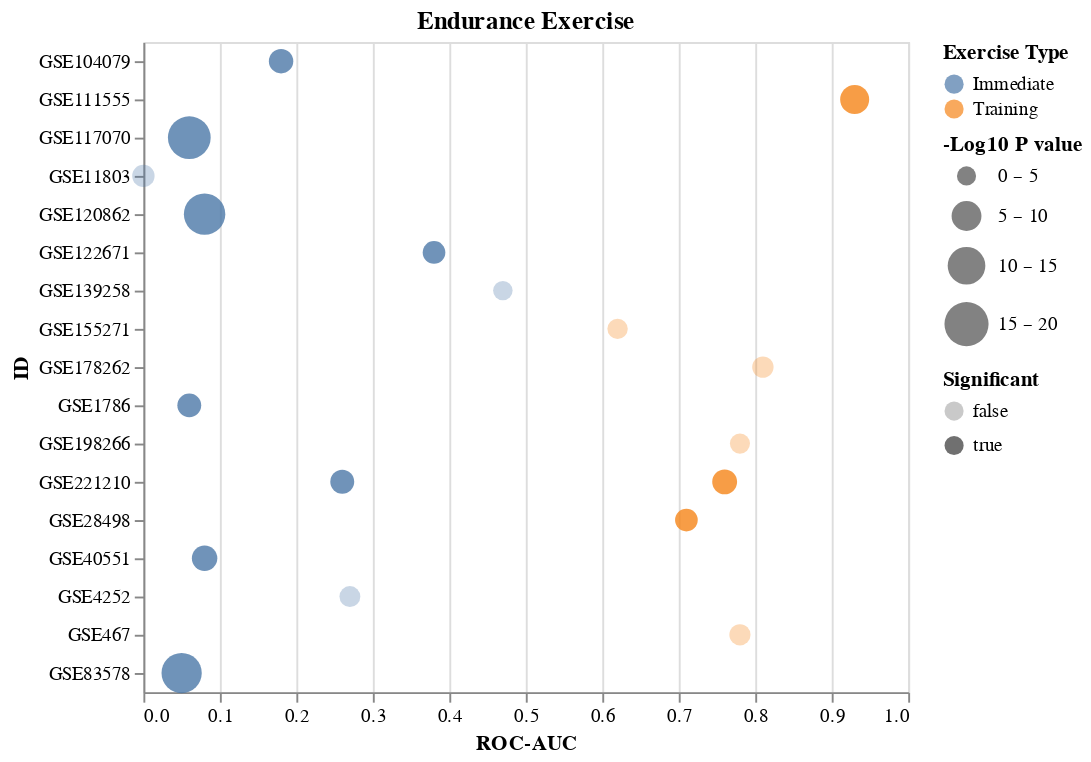

Notebook cell for this chart:
### Code cell
chartLst[1]

### Figure 1 — Vega-Lite specification as saved in the notebook (floating-point values rounded to 4 significant figures)
{"config": {"view": {"continuousWidth": 400, "continuousHeight": 300}}, "data": {"name": "data-9ff90125b17d83aff278e7ea5abb53e3"}, "mark": "circle", "encoding": {"color": {"type": "nominal", "field": "Exercise Type"}, "opacity": {"type": "nominal", "field": "Significant"}, "size": {"type": "quantitative", "field": "-Log10 P value", "scale": {"bins": [0, 5, 10, 15, 20], "range": [100, 500], "reverse": false}}, "x": {"type": "quantitative", "field": "ROC-AUC", "scale": {"domain": [0, 1]}}, "y": {"type": "nominal", "field": "ID"}}, "title": "Endurance Exercise", "$schema": "https://vega.github.io/schema/vega-lite/v4.8.1.json", "datasets": {"data-9ff90125b17d83aff278e7ea5abb53e3": [{"ID": "GSE104079", "ROC-AUC": 0.18, "Pval": 0.00655, "Exercise Type": "Immediate", "-Log10 P value": 2.184, "Significant": true}, {"ID": "GSE111555", "ROC-AUC": 0.93, "Pval": 2.96e-05, "Exercise Type": "Training", "-Log10 P value": 4.529, "Significant": true}, {"ID": "GSE117070", "ROC-AUC": 0.06, "Pval": 1.34e-14, "Exercise Type": "Immediate", "-Log10 P value": 13.87, "Significant": true}, {"ID": "GSE11803", "ROC-AUC": 0.0, "Pval": 0.0525, "Exercise Type": "Immediate", "-Log10 P value": 1.28, "Significant": false}, {"ID": "GSE120862", "ROC-AUC": 0.08, "Pval": 1.51e-13, "Exercise Type": "Immediate", "-Log10 P value": 12.82, "Significant": true}, {"ID": "GSE122671", "ROC-AUC": 0.38, "Pval": 0.0399, "Exercise Type": "Immediate", "-Log10 P value": 1.399, "Significant": true}, {"ID": "GSE139258", "ROC-AUC": 0.47, "Pval": 0.743, "Exercise Type": "Immediate", "-Log10 P value": 0.129, "Significant": false}, {"ID": "GSE155271", "ROC-AUC": 0.62, "Pval": 0.329, "Exercise Type": "Training", "-Log10 P value": 0.4828, "Significant": false}, {"ID": "GSE198266", "ROC-AUC": 0.78, "Pval": 0.433, "Exercise Type": "Training", "-Log10 P value": 0.3635, "Significant": false}, {"ID": "GSE4252", "ROC-AUC": 0.27, "Pval": 0.212, "Exercise Type": "Immediate", "-Log10 P value": 0.6737, "Significant": false}, {"ID": "GSE1786", "ROC-AUC": 0.06, "Pval": 0.0117, "Exercise Type": "Immediate", "-Log10 P value": 1.932, "Significant": true}, {"ID": "GSE178262", "ROC-AUC": 0.81, "Pval": 0.133, "Exercise Type": "Training", "-Log10 P value": 0.8761, "Significant": false}, {"ID": "GSE221210", "ROC-AUC": 0.76, "Pval": 0.00387, "Exercise Type": "Training", "-Log10 P value": 2.412, "Significant": true}, {"ID": "GSE221210", "ROC-AUC": 0.26, "Pval": 0.0107, "Exercise Type": "Immediate", "-Log10 P value": 1.971, "Significant": true}, {"ID": "GSE28498", "ROC-AUC": 0.71, "Pval": 0.0386, "Exercise Type": "Training", "-Log10 P value": 1.413, "Significant": true}, {"ID": "GSE40551", "ROC-AUC": 0.08, "Pval": 0.00207, "Exercise Type": "Immediate", "-Log10 P value": 2.684, "Significant": true}, {"ID": "GSE467", "ROC-AUC": 0.78, "Pval": 0.16, "Exercise Type": "Training", "-Log10 P value": 0.7959, "Significant": false}, {"ID": "GSE83578", "ROC-AUC": 0.05, "Pval": 1.27e-12, "Exercise Type": "Immediate", "-Log10 P value": 11.9, "Significant": true}]}}
